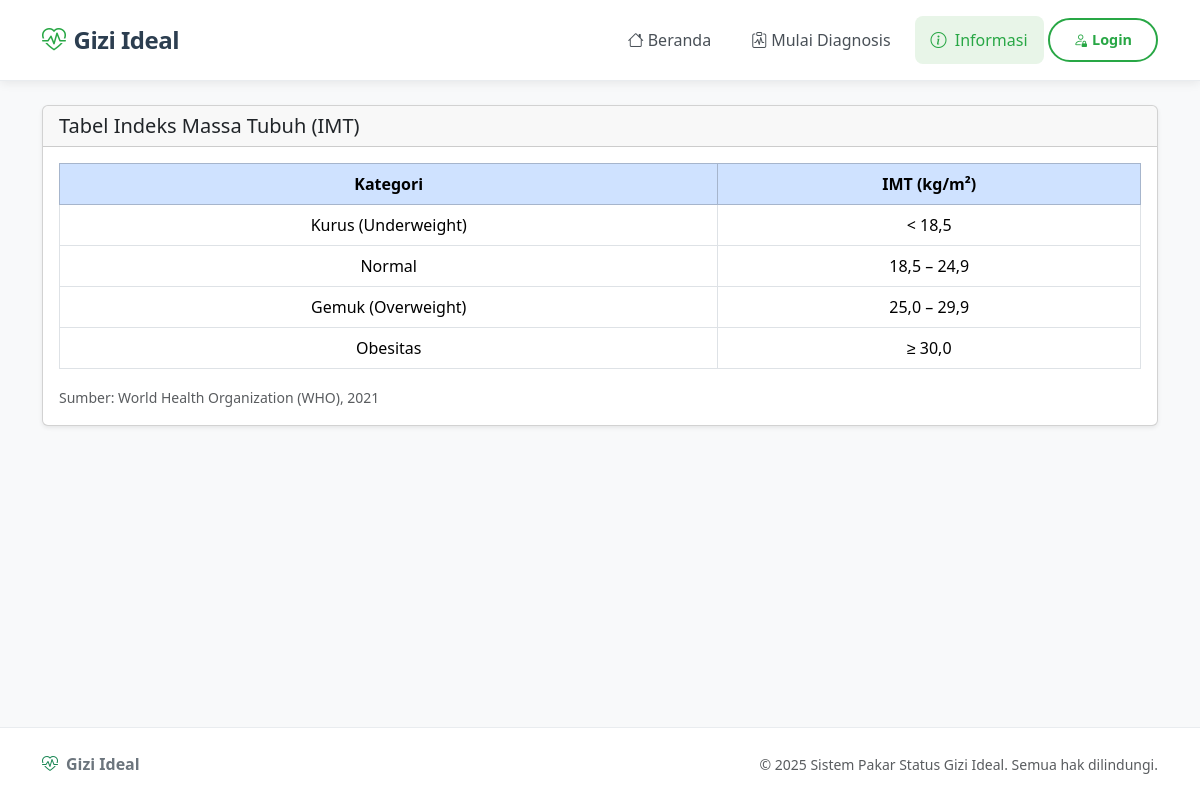
The app's page /informasi.php with its own data.
### tables this page shows
CREATE TABLE `halaman_informasi` (
  `id` int(11) NOT NULL,
  `judul` varchar(255) NOT NULL,
  `konten` text NOT NULL,
  `urutan` int(11) NOT NULL DEFAULT 0
);

### informasi.php (the view)
<?php
require_once 'templates/header.php';
require_once 'config/databases.php';
$stmt = $pdo->query("SELECT * FROM halaman_informasi ORDER BY urutan ASC");
$informasi = $stmt->fetchAll();
?>
<?php if (empty($informasi)) : ?>
<div class="alert alert-warning">Konten informasi belum tersedia.</div>
<?php else : ?>
<?php foreach ($informasi as $item) : ?>
<div class="card shadow-sm mb-4">
    <div class="card-header">
        <h5 class="mb-0"><?php echo htmlspecialchars($item['judul']); ?></h5>
    </div>
    <div class="card-body">
        <?php
                echo $item['konten'];
                ?>
    </div>
</div>
<?php endforeach; ?>
<?php endif; ?>
<?php require_once 'templates/footer.php'; ?>

### assets/css/style.css (style rules this page uses)
body { font-family: 'Segoe UI', Tahoma, Geneva, Verdana, sans-serif; background-color: #f8f9fa; }

### records on screen
halaman_informasi: judul "Tabel Indeks Massa Tubuh (IMT)", konten "Kategori IMT (kg/m²) Kurus (Underweight) < 18,5 Normal 18,5 – 24,9 Gemuk (Overweight) 25,0 – 29,9 Obesitas ≥ 30,0 Sumber: World Health Organization (WHO), 2021"
